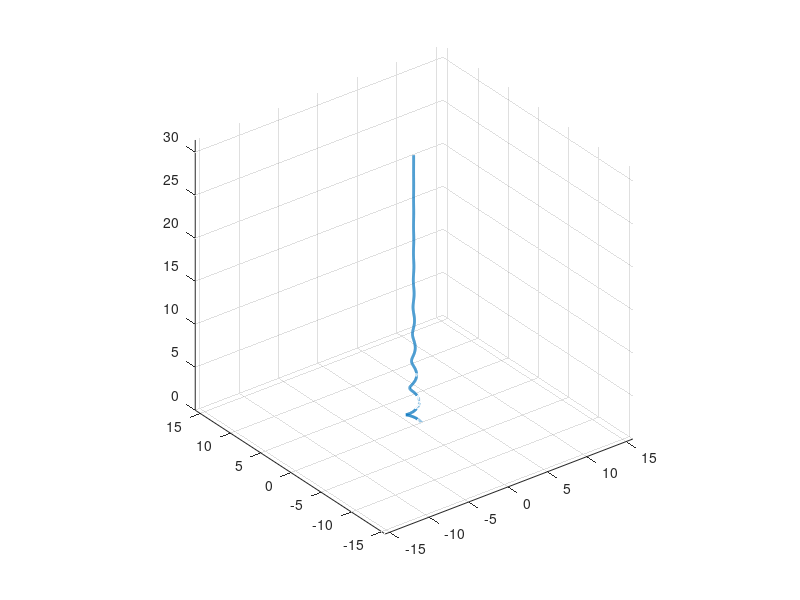
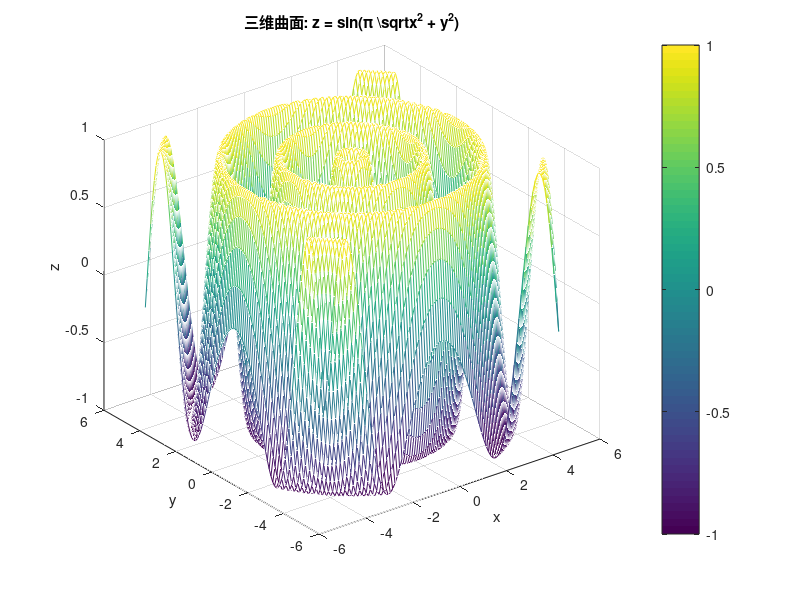
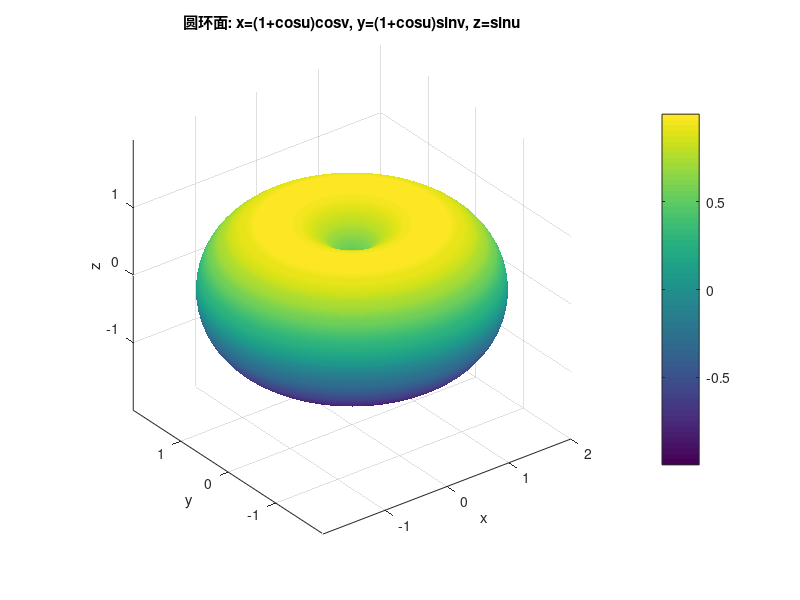

Reproduce these figures in MATLAB, in order.
%20241012120-张艺严

%任务1
t = linspace(0, 10*pi, 1000);  % t从0到10π

x = exp(-0.2*t) .* cos(2*t);
y = exp(-0.2*t) .* sin(2*t);
z = t;

figure;
plot3(x, y, z, 'LineWidth', 2);
grid on;
axis equal;

%任务2

[x, y] = meshgrid(-5:0.1:5, -5:0.1:5);

r = sqrt(x.^2 + y.^2);
z = sin(pi * r);

figure;
mesh(x, y, z);

title('三维曲面: z = sin(\pi \sqrt{x^2 + y^2})');
xlabel('x'); ylabel('y'); zlabel('z');
colorbar;
grid on;


%任务3
u = linspace(0, 2*pi, 100);
v = linspace(0, 2*pi, 100);
[U, V] = meshgrid(u, v);

x = (1 + cos(U)) .* cos(V);
y = (1 + cos(U)) .* sin(V);
z = sin(U);

figure;
surf(x, y, z);
title('圆环面: x=(1+cosu)cosv, y=(1+cosu)sinv, z=sinu');
xlabel('x'); ylabel('y'); zlabel('z');
shading interp;  
colorbar;
grid on;
axis equal;
